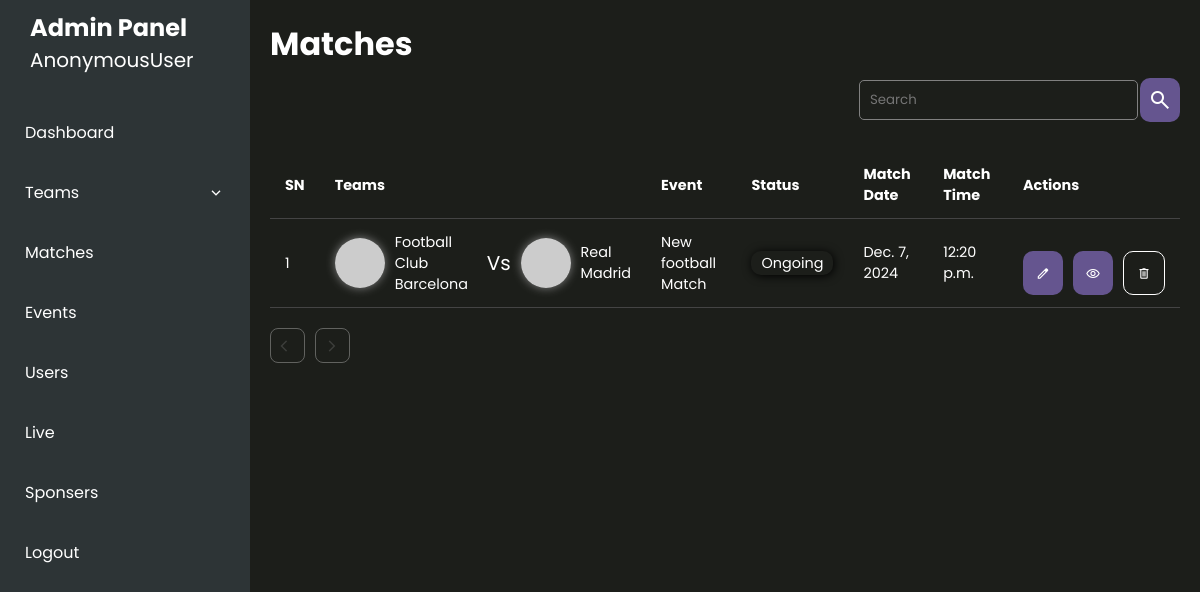
The app's page /match/matches/, older data.
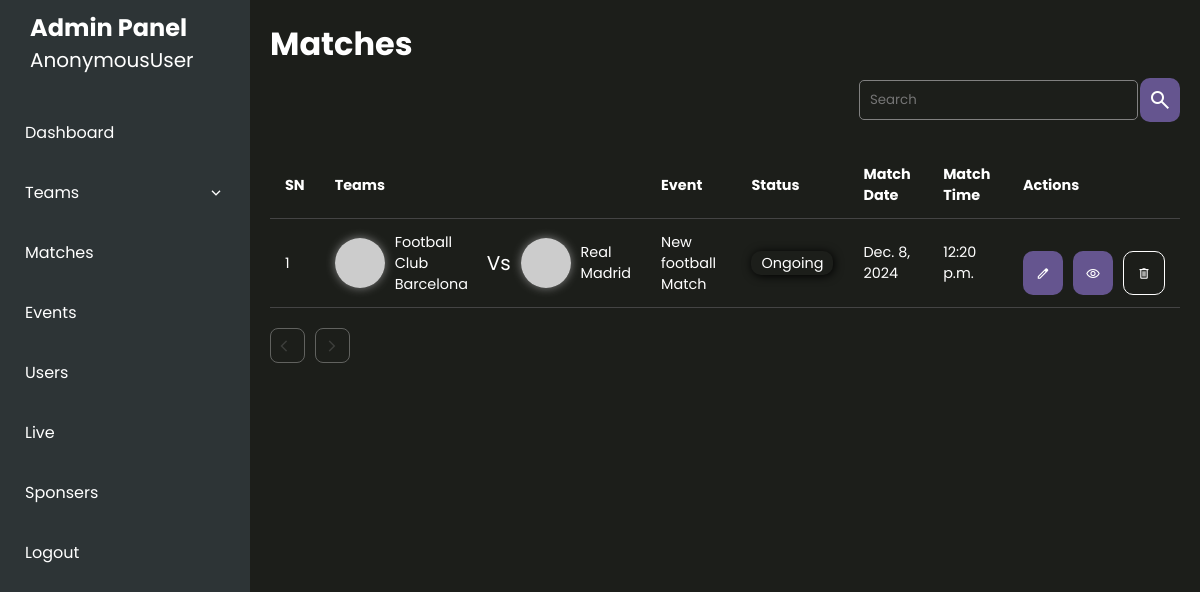
The same page, newer data.
### matchApp/models.py (models this page shows, shortened)
class Match(models.Model):
    event = models.ForeignKey(Event,on_delete=models.CASCADE,blank=True,null=True,related_name='matches')
    team1 = models.ForeignKey(EventTeam, on_delete=models.CASCADE, related_name='match_team1')
    team2 = models.ForeignKey(EventTeam, on_delete=models.CASCADE, related_name='match_team2')
    is_address_default = models.BooleanField(default=False)
    status = models.CharField(max_length=20,choices=constants.MatchStatus.choices,default=constants.MatchStatus.INITIATED)
    match_date = models.DateField()
    match_time = models.TimeField(blank=True,null=True)
    place = models.CharField(max_length=255,blank=True,null=True)
    match_complete = models.BooleanField(default=False)
    notes = models.TextField(null=True,blank=True)
    schedule = models.BooleanField(default=False)
    created_at = models.DateTimeField(auto_now_add=True,blank=True,null=True)
    updated_at = models.DateTimeField(auto_now=True,blank=True,null=True)

### sportsApp/models.py (models this page shows, shortened)
class EventTeam(models.Model):
    event = models.ForeignKey(Event,on_delete=models.CASCADE)
    team = models.ForeignKey(Team,on_delete=models.CASCADE)
    is_verified = models.BooleanField(default=False)
    created_at = models.DateTimeField(auto_now_add=True)
    updated_at = models.DateTimeField(auto_now=True)

class Team(models.Model):
    SPORT_TYPES = (
        ('FOOTBALL','Football'),
    )
    name = models.CharField(max_length=255,db_index=1)
    total_players = models.PositiveIntegerField(default=10,blank=True, null=True)
    sports_genere = models.CharField(max_length=25,choices=SPORT_TYPES,default='FOOTBALL',blank=True)
    short_name = models.CharField(unique=True,max_length=10,blank=True,null=True)
    is_organizers_team = models.BooleanField(default=False)
    email = models.EmailField(max_length=100,blank=True,null=True)
    address = models.CharField(max_length=255,blank=True,null=True)
    province = models.ForeignKey(Province, on_delete=models.SET_NULL,null=True)
    district = models.ForeignKey(District, on_delete=models.SET_NULL,null=True)
    municipality = models.ForeignKey(Municipality, on_delete=models.SET_NULL,null=True)
    is_verified = models.BooleanField(default=False)
    user = models.ForeignKey(User,on_delete=models.CASCADE,null=True,blank=True,related_name='team')
    logo = models.ImageField(upload_to="images/teams/",blank=True,null=True)
    banner = models.ImageField(upload_to='images/banner/',blank=True,null=True)
    gender = models.CharField(max_length=25,choices=constants.GENDER_OPTIONS.CHOICES,default=constants.GENDER_OPTIONS.MALE)
    created_at = models.DateTimeField(auto_now_add=True)
    updated_at = models.DateTimeField(auto_now=True)

class Event(models.Model):
    title = models.CharField(max_length=255)
    event_type = models.CharField(max_length=20,choices=constants.EVENT_TYPE.choices,default=constants.EVENT_TYPE.KNOCKOUT)
    status = models.CharField(max_length=20,choices=constants.EventStatus.choices,default=constants.EventStatus.INITIATED)
    banner = models.ImageField(upload_to='images/events/',blank=True,null=True)
    logo = models.ImageField(upload_to='images/events/',blank=True,null=True)
    event_organizer = models.ForeignKey(EventOrganizer,on_delete=models.CASCADE,blank=True,null=True,related_name='events')
    event_age_limit = models.PositiveIntegerField()
    is_verified = models.BooleanField(default=False)
    entry_fee = models.DecimalField(max_digits=10000,decimal_places=3)
    registration_start_date = models.DateTimeField()
    registration_end_date = models.DateTimeField()
    event_start_date = models.DateTimeField(blank=True,null=True)
    event_end_date = models.DateTimeField(blank=True,null=True)
    match_duration = models.DurationField(blank=True,null=True)
    province = models.ForeignKey(Province, on_delete=models.SET_NULL,null=True)
    district = models.ForeignKey(District, on_delete=models.SET_NULL,null=True)
    municipality = models.ForeignKey(Municipality, on_delete=models.SET_NULL,null=True)
    area = models.CharField(max_length=255)
    created_at = models.DateField(auto_now_add=True)
    updated_at = models.DateField(auto_now=True)
    def __str__(self) -> str:
        return self.title

### matchApp/views.py (the view)
# urls.py: path('matches/',views.match_list_view,name='match'),
def match_list_view(request):
    matches = Match.objects.all()
    print(Match.objects.count())
    return render(request,'matches/all_match.html',{'matches':matches})

### sportsApp/templates/matches/all_match.html
{% extends 'event/event_index.html' %}
{% block content %}
{% include 'matches/match_list.html' %}
{% endblock content %}

### sportsApp/templates/matches/match_list.html (shortened to what this page needs)
<div class="responsive-table-box">
  <h2>Matches</h2>
    <div class="filter_box">
        <div class="search">
           <input type="search" placeholder="Search"/>
           <button class="global_btn"><span class="material-symbols-outlined">
            </span></button>
        </div>
    </div>
   <div class="team_listing" id="team-form" >
    <table class="responsive-table">
      <tbody>
        <thead>
          <tr>
            <th>SN</th>
            <th>Teams</th>
            <th>Event</th>
            <th>Status</th>
            <th>Match Date</th>
            <th>Match Time</th>
            <th>Actions</th>
          </tr>
        </thead>
        <tbody>
          {% for match in matches %}
              <tr>
                <td>{{ forloop.counter|add:0 }}</td>
                <td>
                    <div class="table_avatar_box">
                        <div class="team team1">
                            <div class="avatar">
                                <img src="https://picsum.photos/10{{ forloop.counter|add:0 }}" alt="">
                            </div>
                            <p>{{match.team1.team.name}}</p>
                        </div>
                        <p>Vs</p>
                        <div class="team team2">
                            <div class="avatar">
                                <img src="https://picsum.photos/10{{ forloop.counter|add:20 }}" alt="">
                            </div>
                            <p>{{match.team2.team.name}}</p>
                        </div>
                    </div>
                </td>
                <td>{{match.event}}</td>
                <td><span class="event_status {{match.status}}">{{match.status}}</span></td>
                <td>{{match.match_date}}</td>
                <td>{{match.match_time}}</td>
                <td>
                  <div class="td_actions">
                    <a href="{% url 'edit-match-admin' match.id %}">
                    <button class="global_btn" type="button">
                      <span class="icon material-symbols-outlined">
                        </span>
                    </button>
                  </a>
                  <a href="{% url 'match-profile' match.id %}">
                    <button class="global_btn" type="button">
                      <span class="icon material-symbols-outlined">
                        </span>
                    </button>
                  </a>
                    <button class="global_btn outline" type="button" onclick="handleOpenAlert('{{match.id}}','Do you want to delele match of {{match.team1.team.name}} vs {{match.team2.team.name}}?','If you delete the match you may lose the match data')">
                      <span class="icon material-symbols-outlined">
                        </span>
                    </button>
                  </div>
                </td>
              </tr>
            {% endfor %}
        </tbody>
      </tbody>
    </table>
  <div class="pagination">
    {% if page_obj.has_previous %}
        <a href="?page={{ page_obj.previous_page_number }}" class="prev">
          <span class="material-symbols-outlined">
            arrow_back_ios
            </span>
        </a>
    {% else %}
        <span class="disabled">
          <span class="material-symbols-outlined">
            </span>
        </span>
    {% endif %}
    {% if page_obj.has_next %}
        <a href="?page={{ page_obj.next_page_number }}" class="next">
          <span class="material-symbols-outlined">
            arrow_forward_ios
            </span>
        </a>
    {% else %}
        <span class="disabled">
          <span class="material-symbols-outlined">
            </span>
        </span>
    {% endif %}
  </div>
</div>

Row changes from the older to the newer data that the page shows:
changed Match "Ongoing": match_date "Dec. 7, 2024" → "Dec. 8, 2024"
